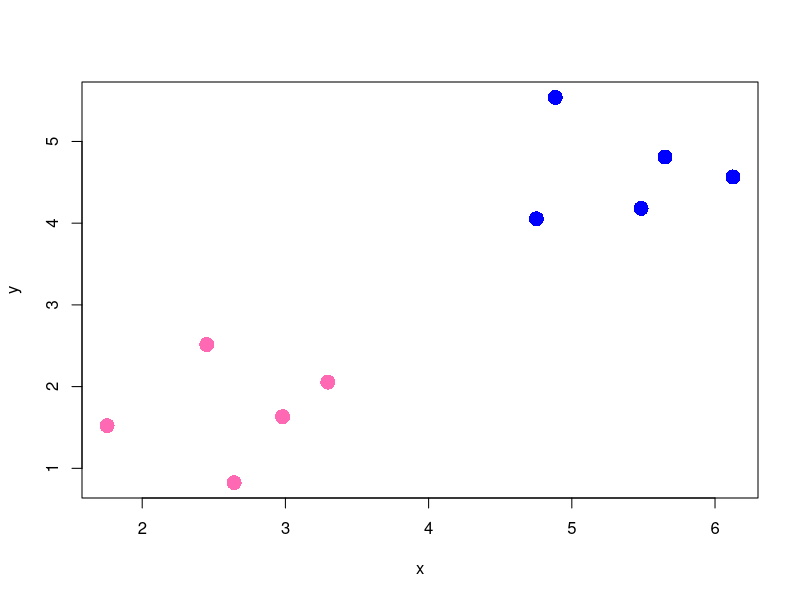
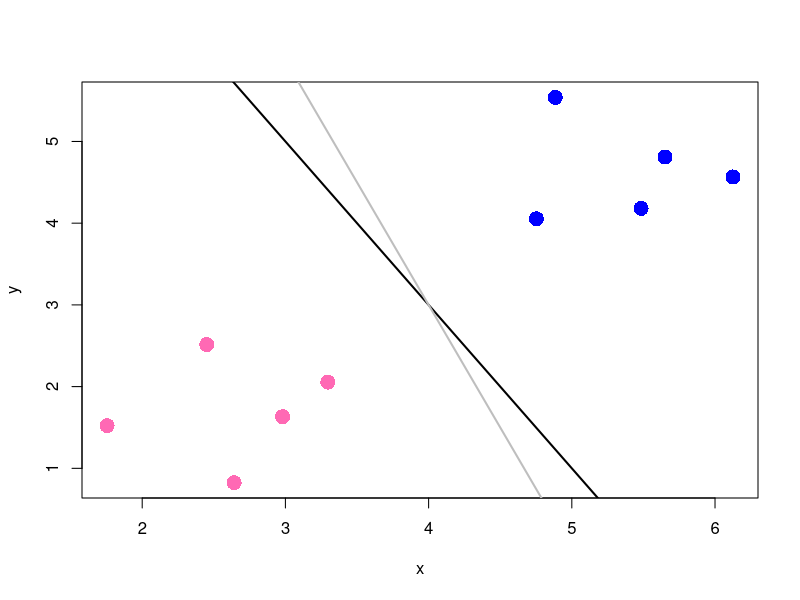
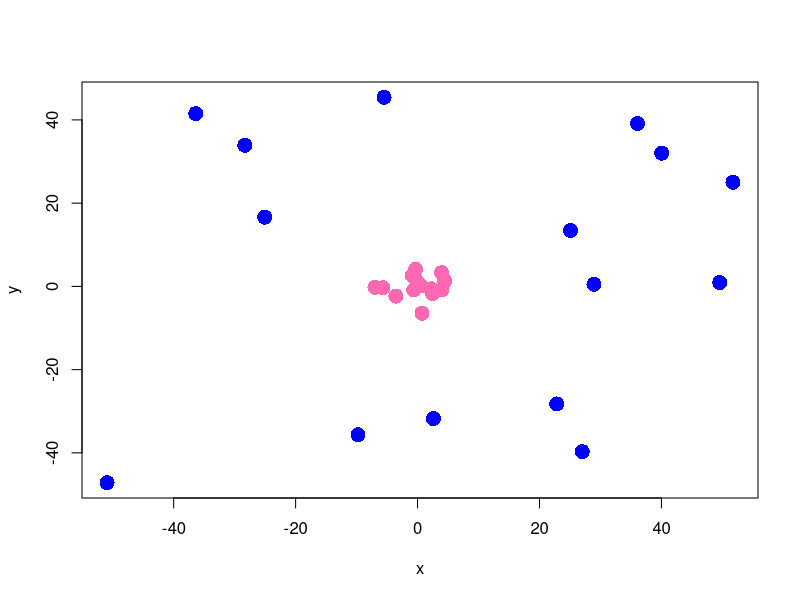
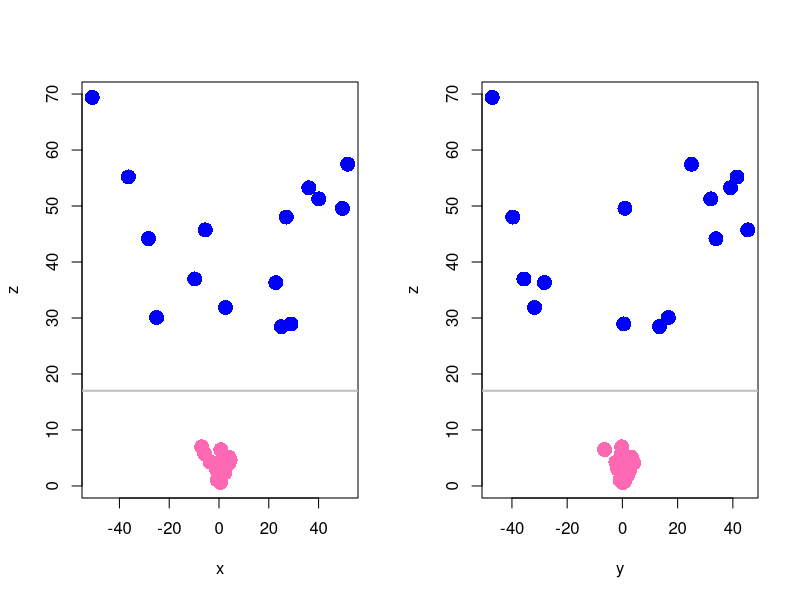
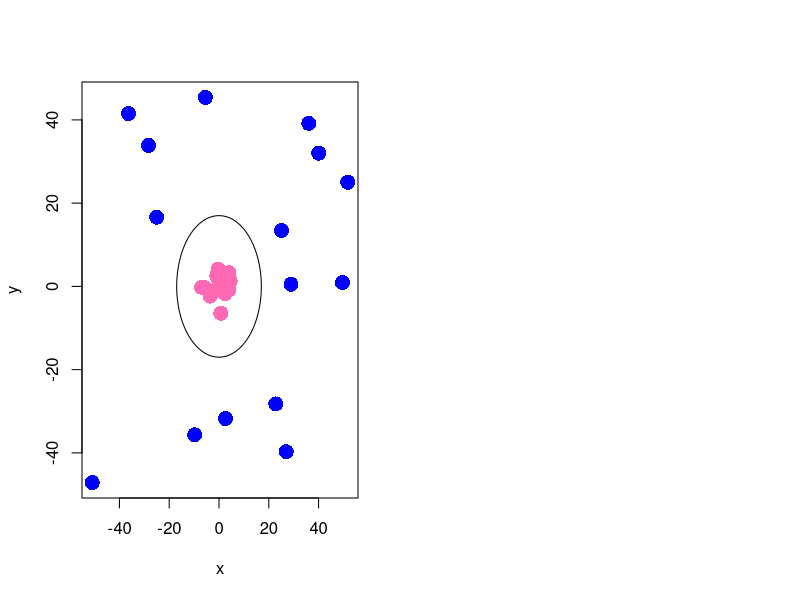
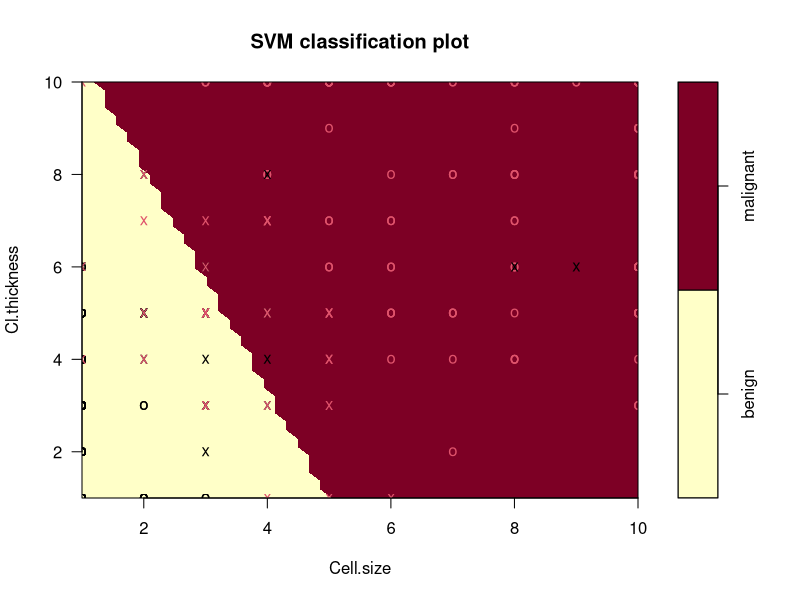

These charts were generated, in order, by the following R code:
## ---- chunk 1
knitr::opts_chunk$set(echo = TRUE, root.dir = "~/dropbox/github/csslab2019/lab03/")
## ---- chunk 2
set.seed(0406)
x <- c(rnorm(5, 2, .5), rnorm(5, 5, .5))
y <- c(rnorm(5, 2, .5), rnorm(5, 5, .5))
plot(x = x, y = y, col = c(rep("hotpink", 5), rep("blue", 5)), pch = 16, cex = 2)
## ---- chunk 3
plot(x = x, y = y, col = c(rep("hotpink", 5), rep("blue", 5)), pch = 16, cex = 2)
abline(11,-2, lwd = 2)
abline(15,-3, col = "grey", lwd = 2)
## ---- chunk 4
set.seed(0406)
ang <- 2*pi*rnorm(30) #random angle
r <- c(2*rnorm(15, 2, 1), 10*rnorm(15, 5, 1)) #random radius (different bw classes)
x <- r * cos(ang) ## x coord
y <- r * sin(ang) ## y coord
plot(x = x, y = y, col = c(rep("hotpink", 15), rep("blue", 15)), pch = 16, cex = 2)
## ---- chunk 5
z <- sqrt(x^2 + y^2)
par(mfrow = c(1,2))
plot(x = x, y = z, col = c(rep("hotpink", 15), rep("blue", 15)), pch = 16, cex = 2)
abline(h = 17, col = "grey", lwd = 2)
plot(x = y, y = z, col = c(rep("hotpink", 15), rep("blue", 15)), pch = 16, cex = 2)
abline(h = 17, col = "grey", lwd = 2)
## ---- chunk 6
plot(x = x, y = y, col = c(rep("hotpink", 15), rep("blue", 15)), pch = 16, cex = 2)
radius <- 17
theta <- seq(0, 2*pi, length = 200)
lines(x = radius * cos(theta), y = radius * sin(theta))
## ---- chunk 7
library(mlbench)
data(BreastCancer)
table(BreastCancer$Class)
## ---- chunk 8
library(e1071)
set.seed(0406)
BreastCancer <- BreastCancer[complete.cases(BreastCancer), ]
train_idx <- sample(1:nrow(BreastCancer), 400)
test_idx <- (1:nrow(BreastCancer))[-train_idx]
d <- BreastCancer[train_idx, c(2,3,11)]
d[,1] <- as.numeric(d[,1])
d[,2] <- as.numeric(d[,2])
mod <- svm(Class ~ ., data = d, kernel = 'linear')
#str(mod)
## ---- chunk 9
#plot(x = d[,1], y = d[,2], col = ifelse(y == "benign", "blue", "hotpink"))
#points(t(t(mod$SV) * mod$x.scale[['scaled:scale']] + mod$x.scale[['scaled:center']]), cex = 2)
plot(mod, d)
